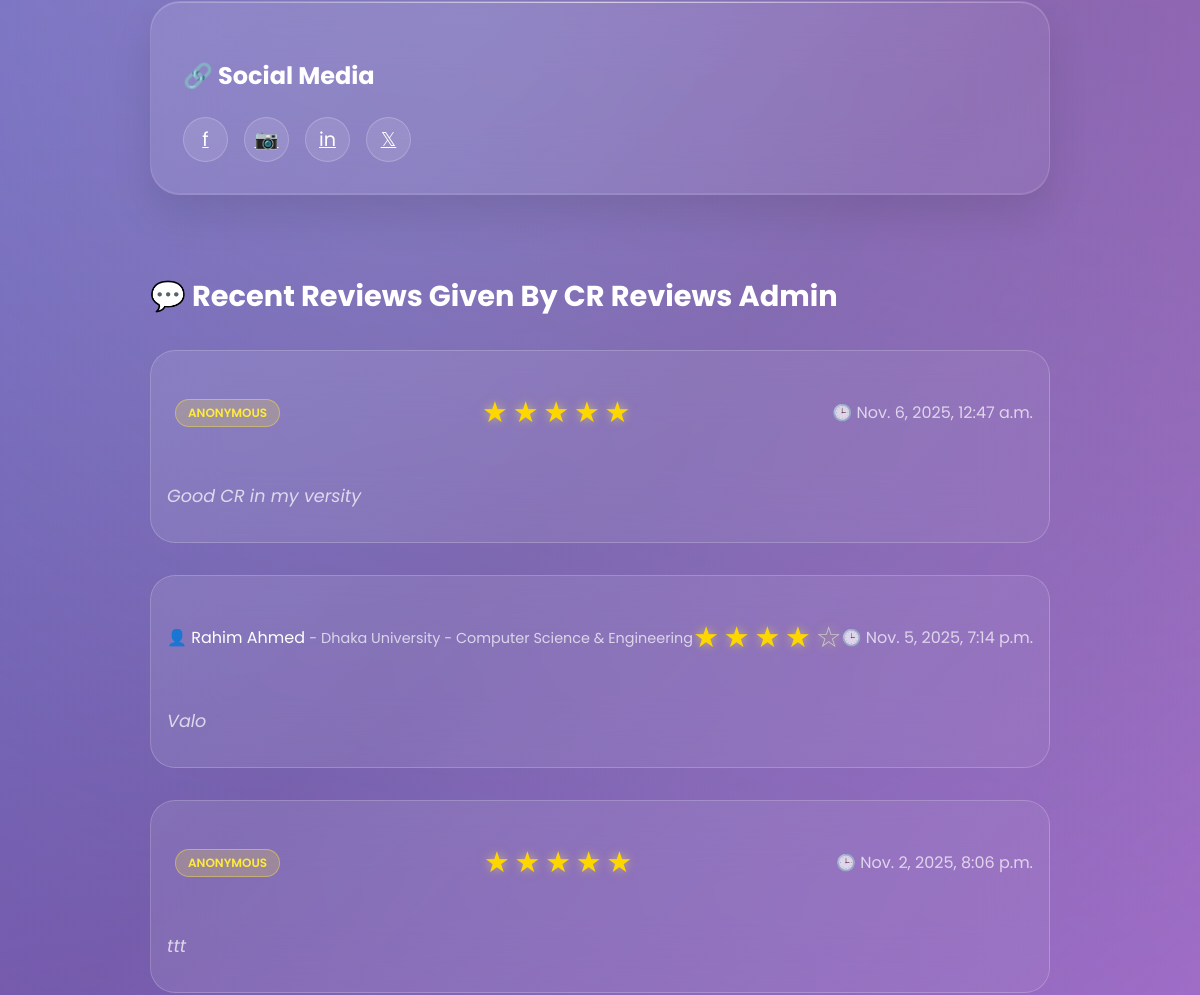
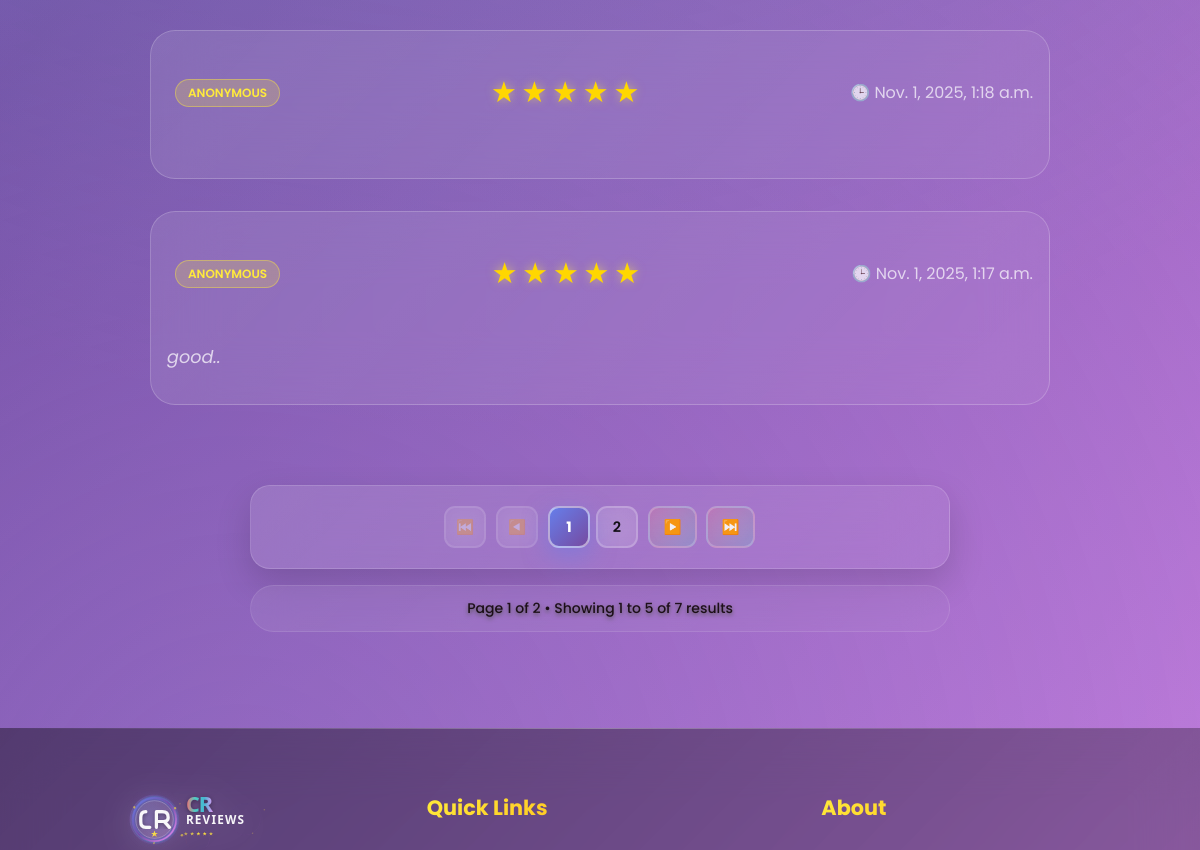
Page /user_view/cr-reviews-admin/ (middle part) on the earlier database version (2 pictures, top to bottom).
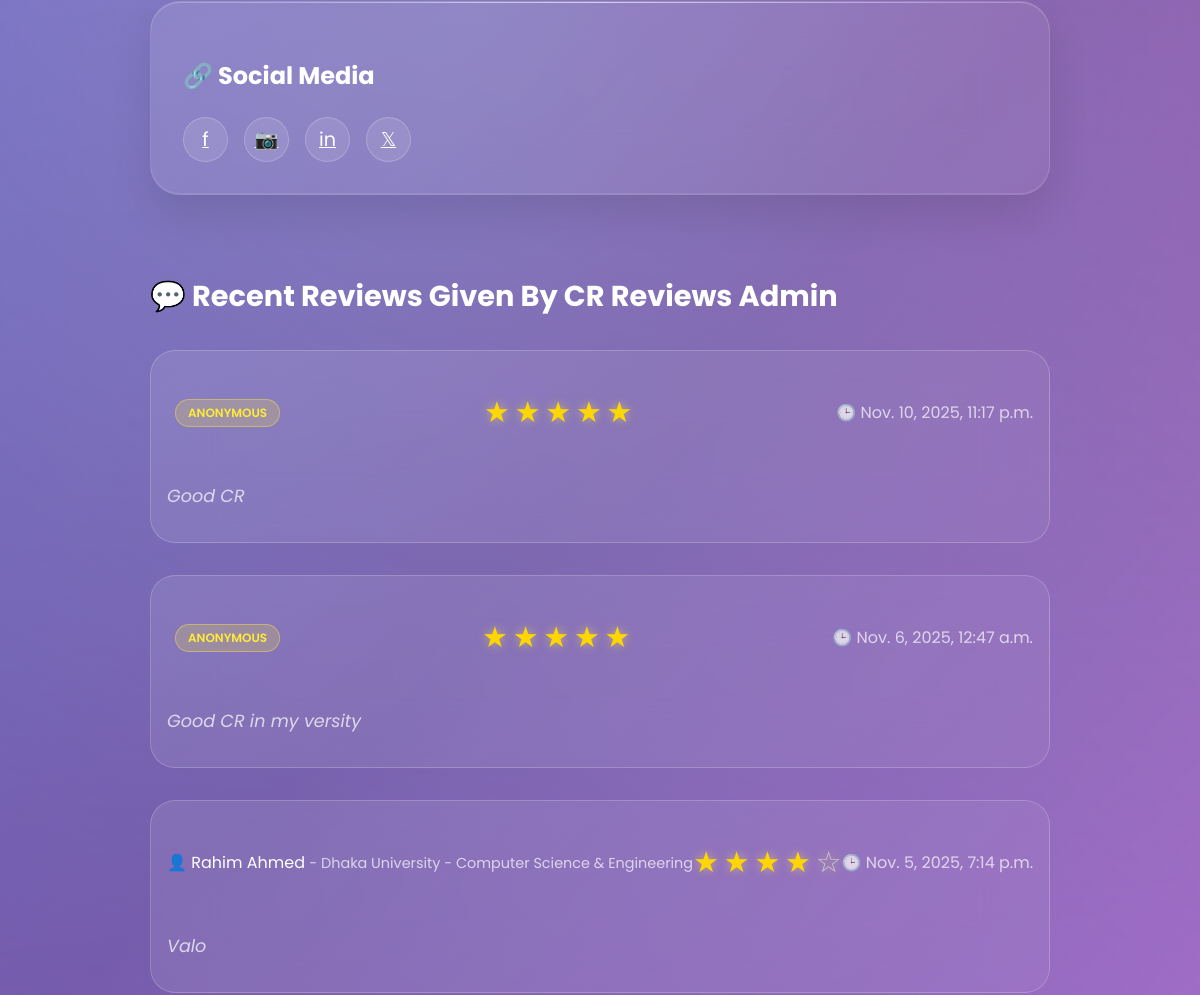
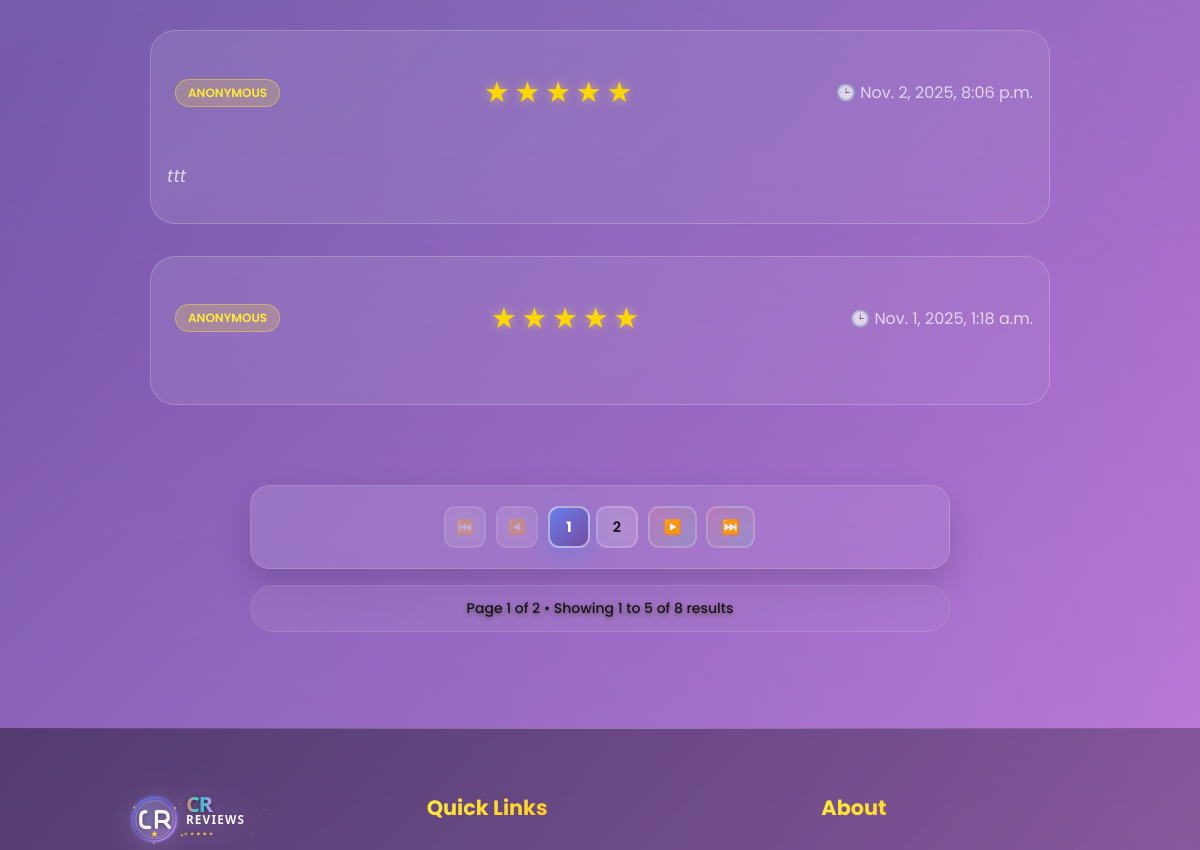
Same page on the later database version (2 pictures, top to bottom).
### cr/models.py (models this page shows, shortened)
class Review(models.Model):
    user = models.ForeignKey('userprofile.User', on_delete=models.CASCADE, related_name='userreviews')
    cr_profile = models.ForeignKey(CrProfile, on_delete=models.CASCADE, related_name='cr_reviews')
    rating = models.PositiveSmallIntegerField()
    description = models.TextField(blank=True, null=True)
    is_anonymous = models.BooleanField(default=False)
    anonymous_name = models.CharField(max_length=100, blank=True, null=True)
    is_approved = models.BooleanField(default=True)  # Auto-approve non-anonymous
    reviewed_by = models.ForeignKey(
        'userprofile.User',
        on_delete=models.SET_NULL,
        null=True,
        blank=True,
        related_name='reviewed_reviews',
        help_text="Admin who approved/rejected this review"
    )
    reviewed_at = models.DateTimeField(null=True, blank=True)
    slug = models.SlugField(unique=True, blank=True)
    created_at = models.DateTimeField(auto_now_add=True)
    updated_at = models.DateTimeField(auto_now=True)
    deleted_at = models.DateTimeField(blank=True, null=True)
    class Meta:
        unique_together = [['user', 'cr_profile']]
        ordering = ['-created_at']

class CrProfile(models.Model):
    user=models.OneToOneField('userprofile.User', on_delete=models.CASCADE,related_name='user_profile')
    university=models.ForeignKey(University, on_delete=models.CASCADE,related_name='university_crs')
    department=models.ForeignKey(Department, on_delete=models.CASCADE,related_name='department_crs')
    cr_status = models.CharField(
    max_length=20,
    choices=[('Present', 'Present CR'), ('Former', 'Former CR')],
    default='Present'
    )
    profile_picture = models.ImageField(upload_to='cr_profile_pictures/', blank=True, null=True)
    name = models.CharField(max_length=100)
    gender = models.CharField(choices=[('M', 'Male'), ('F', 'Female')], max_length=1)
    email = models.EmailField(blank=True, null=True)
    phone = models.CharField(max_length=30, blank=True, null=True)
    st_id = models.CharField(max_length=50, unique=True)
    batch = models.CharField(max_length=20)
    dept_batch = models.CharField(max_length=20 , blank=True, null=True)
    section = models.CharField(max_length=10)
    bio = models.TextField(blank=True, null=True)
    date_of_birth = models.DateField(blank=True, null=True)
    slug = models.SlugField(unique=True, blank=True)
    facebook_url = models.URLField(default='https://www.facebook.com/')
    instagram_url = models.URLField(default='https://www.instagram.com/')
    linkedin_url = models.URLField(default='https://www.linkedin.com/')
    created_at=models.DateTimeField(auto_now_add=True)
    updated_at=models.DateTimeField(auto_now=True)
    deleted_at=models.DateTimeField(auto_now=True,blank=True,null=True)

class University(models.Model):
    Public = "Public"
    Private = "Private"
    university_type = [
        (Public,"Public"),
        (Private,"Private"),
    ]
    title =models.CharField(max_length=100,unique=True,blank=False,null=False)
    type =models.CharField(max_length=100,choices=university_type)
    address=models.CharField(max_length=150, blank=True, null=True)
    slug=models.SlugField(blank=True,unique=True)
    created_at=models.DateTimeField(auto_now_add=True)
    updated_at=models.DateTimeField(auto_now=True)
    daleted_at=models.DateTimeField(auto_now=True,blank=True,null=True)
    def __str__(self):
        return self.title

class Department(models.Model):
    title=models.CharField(max_length=50,unique=True,blank=False,null=False)
    code=models.CharField(max_length=50,unique=True,blank=True,null=True)
    slug=models.SlugField(blank=True,unique=True)
    created_at=models.DateTimeField(auto_now_add=True)
    updated_at=models.DateTimeField(auto_now=True)
    daleted_at=models.DateTimeField(auto_now=True,blank=True,null=True)
    def __str__(self):
        return self.title

### userprofile/views.py (the view)
# urls.py: path('user_view/<str:slug>/',user_view,name="user_view"),
def user_view(request,slug):
    view_user =get_object_or_404(User,slug=slug)
    review = Review.objects.filter(user=view_user).order_by('-created_at')
    paginator = Paginator(review,5)
    page_number = request.GET.get('page',1)
    try:
        review = paginator.page(page_number)
    except PageNotAnInteger:
        review = paginator.page(1)
    except EmptyPage:
        review = paginator.page(1)
    context = {
        'view_user':view_user,
        'user': request.user,
        'review':review
    }
    return render(request,'user_profile/user_view.html',context)

### userprofile/models.py (called while the page is built)
    def get_full_name(self):
        return f"{self.first_name} {self.last_name}"

### templates/user_profile/user_view.html (shortened to what the changed rows need)
{% extends 'base.html' %}
{% load static %}
{% block content %}
    <div id="cr-profile" class="page">
        <div class="container">
            <div style="max-width: 900px; margin: 0 auto;">
<div class="section">
    <h2 style="color: white; font-size: 1.8rem; font-weight: 700; margin-bottom: 2rem;">
        💬 Recent Reviews Given By {{ view_user.get_full_name }}
    </h2>
    <div id="reviews-container">
        {% for review in review %}
        <div class="review-card">
            <div class="review-header">
                <div>
                    {% if review.is_anonymous %}
                        {% comment %} <span style="color: rgba(255,255,255,0.9);">
                            {{ review.get_reviewer_name }}
                        </span> {% endcomment %}
                    {% elif review.user %}
                        <a href="{% url 'cr_profile' review.cr_profile.slug %}" style="text-decoration: none; color: inherit;">
                            👤 {{ review.cr_profile.name}}
                        </a>
                    {% else %}
                        <span style="color: rgba(255,255,255,0.9);">
                            🕶️ Anonymous User
                        </span>
                    {% endif %}
                {% if not review.is_anonymous and review.user %}
                    {% if review.cr_profile.university or review.cr_profile.department %}
                        <span style="color: rgba(255,255,255,0.7); font-size: 0.9rem;">
                            -
                            {% if review.cr_profile.university %}
                                {{ review.cr_profile.university }}
                            {% endif %}
                            {% if review.cr_profile.department %}
                                {% if review.cr_profile.university %} - {% endif %}
                                {{ review.cr_profile.department }}
                            {% endif %}
                        </span>
                    {% endif %}
                {% else %}
                    <span style="display: inline-block; margin-left: 0.5rem; padding: 0.25rem 0.75rem; background: rgba(255, 235, 59, 0.2); border: 1px solid rgba(255, 235, 59, 0.4); border-radius: 20px; font-size: 0.75rem; font-weight: 600; color: #ffeb3b;">
                        ANONYMOUS
                    </span>
                {% endif %}
                </div>
                <div class="rating">
                    {% for i in "12345" %}
                        {% if forloop.counter <= review.rating %}
                            <span class="star filled">★</span>
                        {% else %}
                            <span class="star">☆</span>
                        {% endif %}
                    {% endfor %}
                </div>
                <div style="color: rgba(255,255,255,0.7); font-weight: 400;">
                    🕒 {{ review.created_at }}
                </div>
            </div>
            <div class="review-text">
                {{ review.description }}
            </div>
        </div>
        {% endfor %}
    </div>
</div>
                {% if review.has_other_pages %}
                <div class="pagination-section">
                <div class="pagination">
                    {% if review.has_previous %}
                        <a href="?page=1" class="pagination-btn pagination-first">
                            <span>⏮️</span>
                        </a>
                        <a href="?page={{ review.previous_page_number }}" class="pagination-btn pagination-prev">
                            <span>◀️</span>
                        </a>
                    {% else %}
                        <span class="pagination-btn pagination-disabled">
                            <span>⏮️</span>
                        </span>
                        <span class="pagination-btn pagination-disabled">
                            <span>◀️</span>
                        </span>
                    {% endif %}
                    <div class="pagination-numbers">
                        {% for num in review.paginator.page_range %}
                            {% if review.number == num %}
                                <span class="pagination-btn pagination-active">{{ num }}</span>
                            {% elif num > review.number|add:'-3' and num < review.number|add:'3' %}
                                <a href="?page={{ num }}" class="pagination-btn">{{ num }}</a>
                            {% endif %}
                        {% endfor %}
                    </div>
                    {% if review.has_next %}
                        <a href="?page={{ review.next_page_number }}" class="pagination-btn pagination-next">
                            <span>▶️</span>
                        </a>
                        <a href="?page={{ review.paginator.num_pages }}" class="pagination-btn pagination-last">
                            <span>⏭️</span>
                        </a>
                    {% endif %}
                </div>
                <div class="pagination-info">
                    <p>Page {{ review.number }} of {{ review.paginator.num_pages }} • Showing {{ review.start_index }} to {{ review.end_index }} of {{ review.paginator.count }} results</p>
                </div>
                </div>
                {% endif %}
            </div>
        </div>
    </div>
{% endblock content %}

Differences in the rows shown:
no longer on this page (row unchanged): Review: is_anonymous "ANONYMOUS", rating 5 (drawn), created_at "Nov. 1, 2025, 1:17 a.m.", description "good.."
added Review: is_anonymous "ANONYMOUS", rating 5 (drawn), created_at "Nov. 10, 2025, 11:17 p.m.", description "Good CR"
Other differences:
{{ review.paginator.count }}: "7" → "8"
